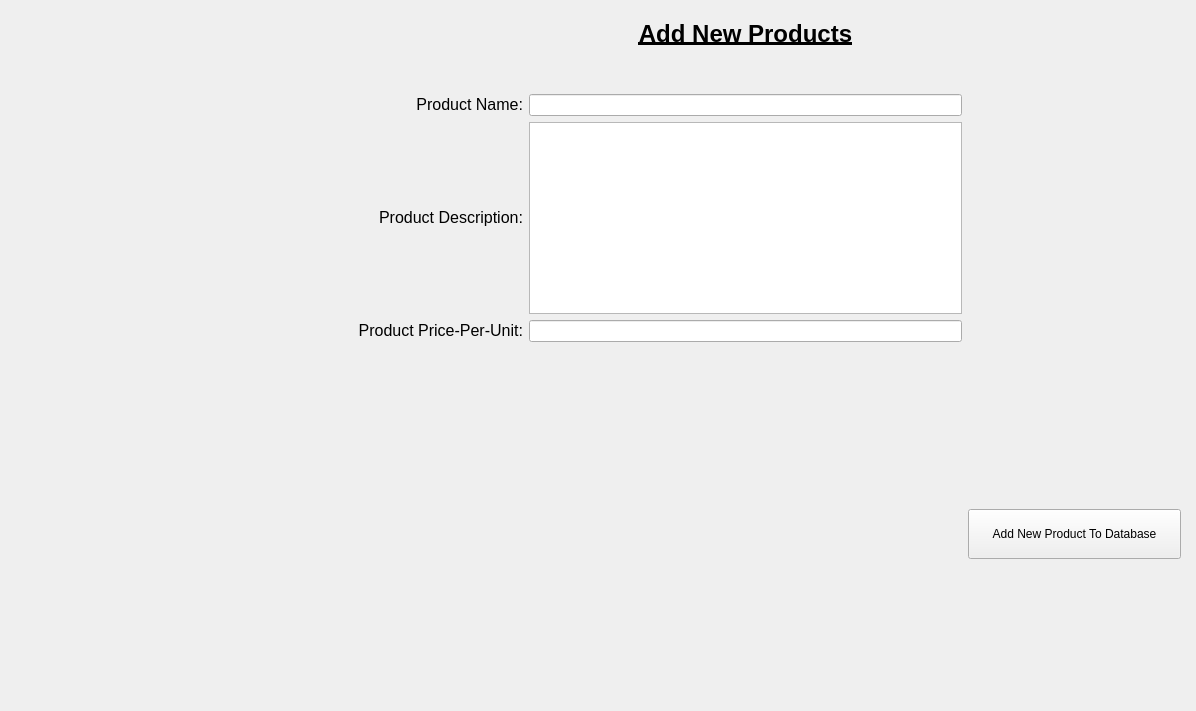
<?xml version="1.0" encoding="UTF-8"?>
<ui version="4.0">
 <class>MainWindow_mainView</class>
 <widget class="QMainWindow" name="MainWindow_mainView">
  <property name="geometry">
   <rect>
    <x>0</x>
    <y>0</y>
    <width>1196</width>
    <height>711</height>
   </rect>
  </property>
  <property name="sizePolicy">
   <sizepolicy hsizetype="Preferred" vsizetype="Expanding">
    <horstretch>0</horstretch>
    <verstretch>0</verstretch>
   </sizepolicy>
  </property>
  <property name="windowTitle">
   <string>MainWindow</string>
  </property>
  <widget class="QWidget" name="centralwidget">
   <widget class="QWidget" name="gridLayoutWidget">
    <property name="geometry">
     <rect>
      <x>310</x>
      <y>20</y>
      <width>871</width>
      <height>681</height>
     </rect>
    </property>
    <layout class="QGridLayout" name="ui_layout_dynamicMainView">
     <item row="0" column="0">
      <layout class="QGridLayout" name="ui_layout_newProduct" rowstretch="0,0,0,0,0,0,0,0,0,0,0,0">
       <property name="sizeConstraint">
        <enum>QLayout::SetFixedSize</enum>
       </property>
       <property name="spacing">
        <number>6</number>
       </property>
       <item row="2" column="1" colspan="2">
        <widget class="QLineEdit" name="ux_lineEdit_newProduct_name">
         <property name="sizePolicy">
          <sizepolicy hsizetype="Preferred" vsizetype="Fixed">
           <horstretch>0</horstretch>
           <verstretch>0</verstretch>
          </sizepolicy>
         </property>
         <property name="minimumSize">
          <size>
           <width>200</width>
           <height>0</height>
          </size>
         </property>
        </widget>
       </item>
       <item row="6" column="0">
        <widget class="QLabel" name="ux_label_newProduct_price">
         <property name="sizePolicy">
          <sizepolicy hsizetype="Preferred" vsizetype="Fixed">
           <horstretch>0</horstretch>
           <verstretch>0</verstretch>
          </sizepolicy>
         </property>
         <property name="font">
          <font>
           <pointsize>12</pointsize>
          </font>
         </property>
         <property name="text">
          <string>Product Price-Per-Unit:</string>
         </property>
         <property name="alignment">
          <set>Qt::AlignRight|Qt::AlignTrailing|Qt::AlignVCenter</set>
         </property>
        </widget>
       </item>
       <item row="6" column="1" colspan="2">
        <widget class="QLineEdit" name="ux_lineEdit_newProduct_price">
         <property name="sizePolicy">
          <sizepolicy hsizetype="Preferred" vsizetype="Fixed">
           <horstretch>0</horstretch>
           <verstretch>0</verstretch>
          </sizepolicy>
         </property>
         <property name="minimumSize">
          <size>
           <width>200</width>
           <height>0</height>
          </size>
         </property>
        </widget>
       </item>
       <item row="1" column="1" colspan="2">
        <spacer name="ui_verticalSpacer0_newProduct">
         <property name="orientation">
          <enum>Qt::Vertical</enum>
         </property>
         <property name="sizeType">
          <enum>QSizePolicy::Fixed</enum>
         </property>
         <property name="sizeHint" stdset="0">
          <size>
           <width>20</width>
           <height>40</height>
          </size>
         </property>
        </spacer>
       </item>
       <item row="2" column="0">
        <widget class="QLabel" name="ux_label_newProduct_name">
         <property name="sizePolicy">
          <sizepolicy hsizetype="Preferred" vsizetype="Fixed">
           <horstretch>0</horstretch>
           <verstretch>0</verstretch>
          </sizepolicy>
         </property>
         <property name="font">
          <font>
           <pointsize>12</pointsize>
          </font>
         </property>
         <property name="text">
          <string>Product Name:</string>
         </property>
         <property name="alignment">
          <set>Qt::AlignRight|Qt::AlignTrailing|Qt::AlignVCenter</set>
         </property>
        </widget>
       </item>
       <item row="5" column="0">
        <widget class="QLabel" name="ux_label_newProduct_description">
         <property name="sizePolicy">
          <sizepolicy hsizetype="Preferred" vsizetype="Fixed">
           <horstretch>0</horstretch>
           <verstretch>0</verstretch>
          </sizepolicy>
         </property>
         <property name="font">
          <font>
           <pointsize>12</pointsize>
          </font>
         </property>
         <property name="text">
          <string>Product Description:</string>
         </property>
         <property name="alignment">
          <set>Qt::AlignRight|Qt::AlignTrailing|Qt::AlignVCenter</set>
         </property>
        </widget>
       </item>
       <item row="11" column="3">
        <widget class="QPushButton" name="ux_pButton_newProduct_addProd">
         <property name="minimumSize">
          <size>
           <width>0</width>
           <height>50</height>
          </size>
         </property>
         <property name="text">
          <string>Add New Product To Database</string>
         </property>
        </widget>
       </item>
       <item row="0" column="0" colspan="4">
        <widget class="QLabel" name="ui_label_newProduct_header">
         <property name="sizePolicy">
          <sizepolicy hsizetype="Preferred" vsizetype="Fixed">
           <horstretch>0</horstretch>
           <verstretch>0</verstretch>
          </sizepolicy>
         </property>
         <property name="font">
          <font>
           <pointsize>18</pointsize>
           <weight>75</weight>
           <bold>true</bold>
           <underline>true</underline>
          </font>
         </property>
         <property name="text">
          <string>Add New Products</string>
         </property>
         <property name="alignment">
          <set>Qt::AlignCenter</set>
         </property>
        </widget>
       </item>
       <item row="5" column="1" colspan="2">
        <widget class="QTextEdit" name="ux_textEdit_newProduct_description">
         <property name="sizePolicy">
          <sizepolicy hsizetype="Preferred" vsizetype="Preferred">
           <horstretch>0</horstretch>
           <verstretch>0</verstretch>
          </sizepolicy>
         </property>
        </widget>
       </item>
       <item row="10" column="1">
        <spacer name="ui_horizontalSpacer_newProduct">
         <property name="orientation">
          <enum>Qt::Horizontal</enum>
         </property>
         <property name="sizeType">
          <enum>QSizePolicy::Fixed</enum>
         </property>
         <property name="sizeHint" stdset="0">
          <size>
           <width>40</width>
           <height>20</height>
          </size>
         </property>
        </spacer>
       </item>
       <item row="11" column="2">
        <spacer name="ui_verticalSpacer1_newProduct">
         <property name="orientation">
          <enum>Qt::Vertical</enum>
         </property>
         <property name="sizeHint" stdset="0">
          <size>
           <width>20</width>
           <height>40</height>
          </size>
         </property>
        </spacer>
       </item>
      </layout>
     </item>
    </layout>
   </widget>
  </widget>
 </widget>
 <resources/>
 <connections/>
</ui>
